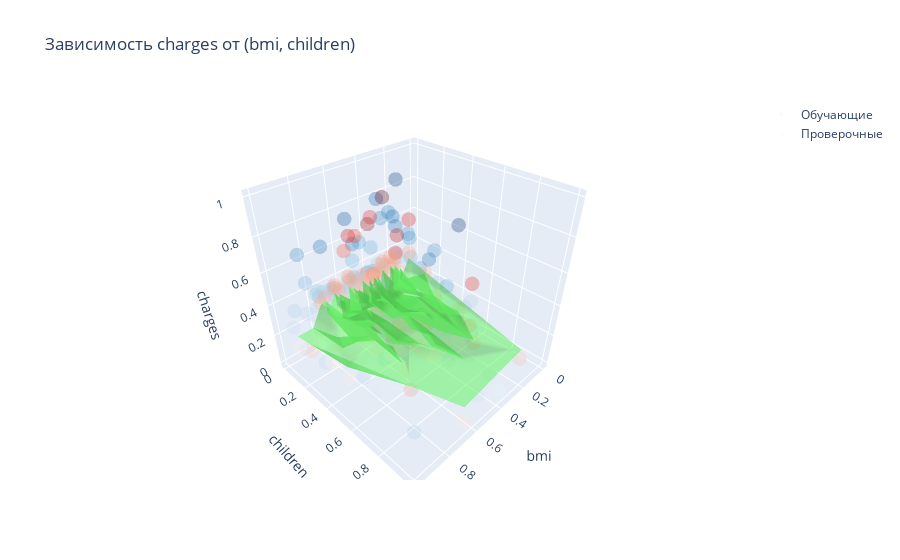

Notebook cell for this chart:
### Code cell
my3dplot(
    x_train, y_train,    True,
    x_test,  y_test,   True, 
    y_pred,                True, 
    "bmi",  "children", *target)

### Figure 1 — Plotly figure (JSON) as saved in the notebook; plotly's stock layout.template omitted (floating-point values rounded to 4 significant figures; data arrays with more than 128 entries replaced by an {"elided": "..."} marker saying what was removed)
{"data": [{"marker": {"color": {"elided": "355 float values"}, "colorscale": [[0, "rgb(247,251,255)"], [0.125, "rgb(222,235,247)"], [0.25, "rgb(198,219,239)"], [0.375, "rgb(158,202,225)"], [0.5, "rgb(107,174,214)"], [0.625, "rgb(66,146,198)"], [0.75, "rgb(33,113,181)"], [0.875, "rgb(8,81,156)"], [1, "rgb(8,48,107)"]], "opacity": 0.3, "size": 5}, "mode": "markers", "name": "Обучающие", "type": "scatter3d", "x": {"elided": "355 float values"}, "y": {"elided": "355 float values"}, "z": {"elided": "355 float values"}}, {"marker": {"color": {"elided": "153 float values"}, "colorscale": [[0, "rgb(255,245,240)"], [0.125, "rgb(254,224,210)"], [0.25, "rgb(252,187,161)"], [0.375, "rgb(252,146,114)"], [0.5, "rgb(251,106,74)"], [0.625, "rgb(239,59,44)"], [0.75, "rgb(203,24,29)"], [0.875, "rgb(165,15,21)"], [1, "rgb(103,0,13)"]], "opacity": 0.3, "size": 5}, "mode": "markers", "name": "Проверочные", "type": "scatter3d", "x": {"elided": "153 float values"}, "y": {"elided": "153 float values"}, "z": {"elided": "153 float values"}}, {"color": "rgba(100,244,100,0.6)", "name": "Вычисленный", "opacity": 0.9, "type": "mesh3d", "x": {"elided": "153 float values"}, "y": {"elided": "153 float values"}, "z": {"elided": "153 float values"}}], "layout": {"scene": {"xaxis": {"title": {"text": "bmi"}}, "yaxis": {"title": {"text": "children"}}, "zaxis": {"title": {"text": "charges"}}}, "title": {"text": "Завиcимость charges от (bmi, children)"}}}
